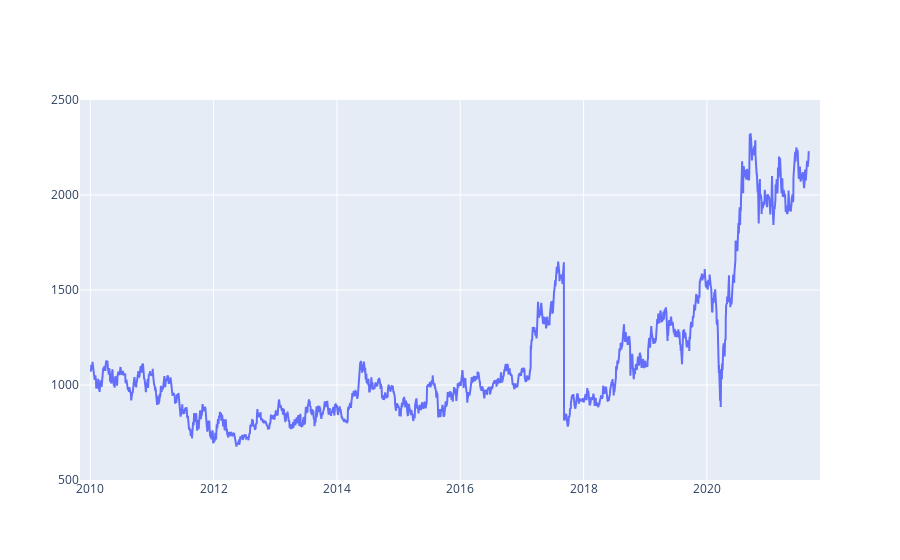

Write notebook code for a chart like this one.
### Code cell
fig = go.Figure()
fig.add_trace(go.Scatter(x=data['date'], y=data['close'], mode='lines', name='closing price'))

fig.update_xaxes(range=["2009-11-01", "2021-11-01"])
fig.update_yaxes(range=[500, 2500])

### Figure 1 — Plotly figure (JSON) as saved in the notebook; plotly's stock layout.template omitted (floating-point values rounded to 4 significant figures; data arrays with more than 128 entries replaced by an {"elided": "..."} marker saying what was removed)
{"data": [{"mode": "lines", "name": "closing price", "type": "scatter", "x": {"elided": "2895 str values"}, "y": {"elided": "2895 float values"}}], "layout": {"xaxis": {"range": ["2009-11-01", "2021-11-01"]}, "yaxis": {"range": [500, 2500]}}}
